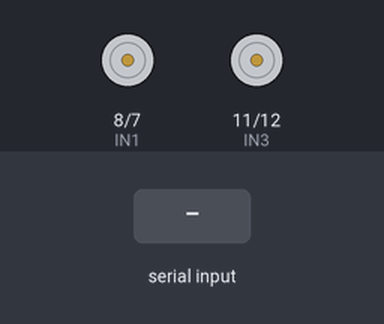
The sketch below on a simulated Arduino Uno, built with avr-gcc and run on an emulated ATmega328P. Shown: motor-driver pin pairs drawn as motors (green arrow = first pin HIGH = forward, orange = second pin HIGH = backward, longer = more drive, scaled by the enable pin). The test bench sets the inputs (shaded band).

Above: at 1.2 s.
1.3 s: "F" received over Serial
At 2.1 s:
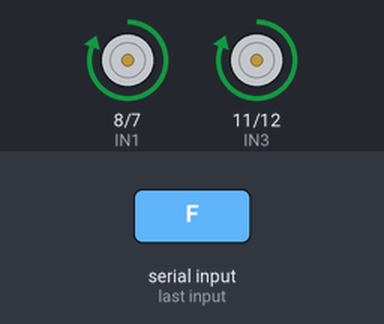
2.8 s: "B" received over Serial
At 3.2 s:
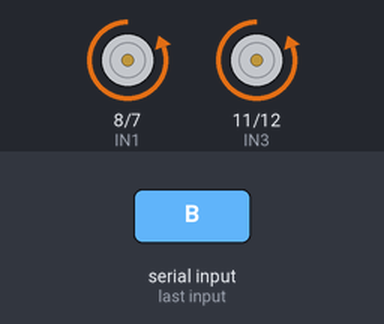
4.3 s: "L" received over Serial
At 5.5 s:
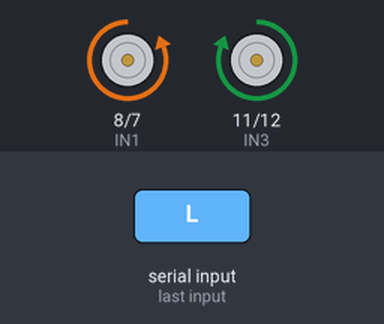
5.8 s: "R" received over Serial
At 6.7 s:
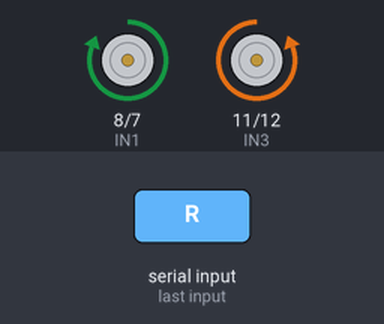
7.3 s: "S" received over Serial
At 7.9 s:
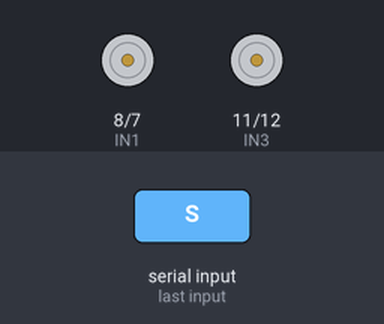
Timing chart, 0 to 9.8 s (numbered marks = the images above; inputs shaded):
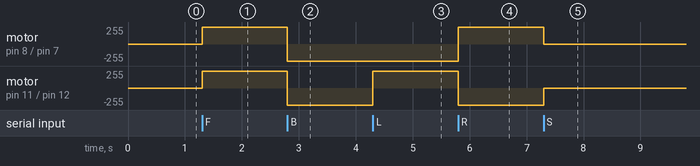

The sketch:

OPENCV_CAR_arduino_code.ino
```cpp
#define ENA 9
#define IN1 8
#define IN2 7
#define ENB 10
#define IN3 11
#define IN4 12

void setup() {
  Serial.begin(9600);  // Set the baud rate to match the HC-05 module
  pinMode(ENA, OUTPUT);
  pinMode(IN1, OUTPUT);
  pinMode(IN2, OUTPUT);
  pinMode(ENB, OUTPUT);
  pinMode(IN3, OUTPUT);
  pinMode(IN4, OUTPUT);
}

void loop() {
  if (Serial.available() > 0) {
    char command = Serial.read();
    if (command == 'F') {  // Move forward
      digitalWrite(IN1, HIGH);
      digitalWrite(IN2, LOW);
      digitalWrite(IN3, HIGH);
      digitalWrite(IN4, LOW);
      analogWrite(ENA, 255);  // Adjust speed as necessary
      analogWrite(ENB, 255);  // Adjust speed as necessary
    } else if (command == 'B') {  // Move backward
      digitalWrite(IN1, LOW);
      digitalWrite(IN2, HIGH);
      digitalWrite(IN3, LOW);
      digitalWrite(IN4, HIGH);
      analogWrite(ENA, 255);  // Adjust speed as necessary
      analogWrite(ENB, 255);  // Adjust speed as necessary
    } else if (command == 'L') {  // Turn left
      digitalWrite(IN1, LOW);
      digitalWrite(IN2, HIGH);
      digitalWrite(IN3, HIGH);
      digitalWrite(IN4, LOW);
      analogWrite(ENA, 255);  // Adjust speed as necessary
      analogWrite(ENB, 255);  // Adjust speed as necessary
    } else if (command == 'R') {  // Turn right
      digitalWrite(IN1, HIGH);
      digitalWrite(IN2, LOW);
      digitalWrite(IN3, LOW);
      digitalWrite(IN4, HIGH);
      analogWrite(ENA, 255);  // Adjust speed as necessary
      analogWrite(ENB, 255);  // Adjust speed as necessary
    } else if (command == 'S') {  // Stop
      digitalWrite(IN1, LOW);
      digitalWrite(IN2, LOW);
      digitalWrite(IN3, LOW);
      digitalWrite(IN4, LOW);
      analogWrite(ENA, 0);
      analogWrite(ENB, 0);
    }
  }
}
```

Measured:
- after the input at 1.3 s, motor on pin 8 (IN1) / pin 7 (IN2), motor on pin 11 (IN3) / pin 12 (IN4): stopped → forward 255/255 at once
- after the input at 2.8 s, motor on pin 8 (IN1) / pin 7 (IN2), motor on pin 11 (IN3) / pin 12 (IN4): forward 255/255 → backward 255/255 at once
- after the input at 4.3 s, motor on pin 11 (IN3) / pin 12 (IN4): backward 255/255 → forward 255/255 at once
- after the input at 5.8 s, motor on pin 8 (IN1) / pin 7 (IN2): backward 255/255 → forward 255/255 at once; motor on pin 11 (IN3) / pin 12 (IN4): forward 255/255 → backward 255/255 at once
- after the input at 7.3 s, motor on pin 8 (IN1) / pin 7 (IN2): forward 255/255 → stopped at once; motor on pin 11 (IN3) / pin 12 (IN4): backward 255/255 → stopped at once
